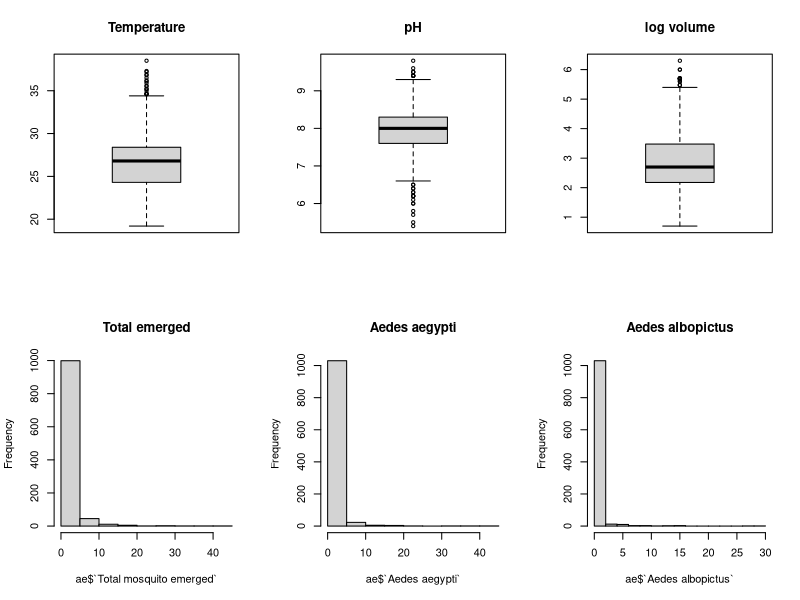
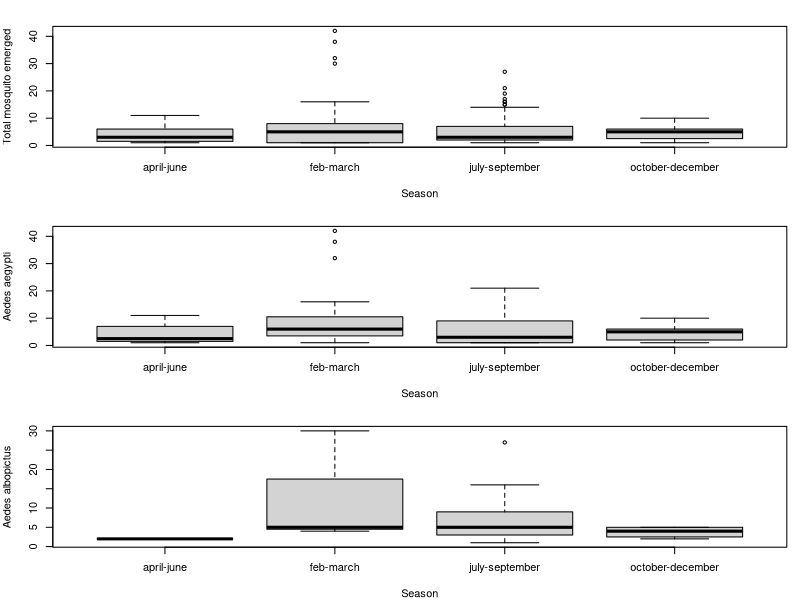
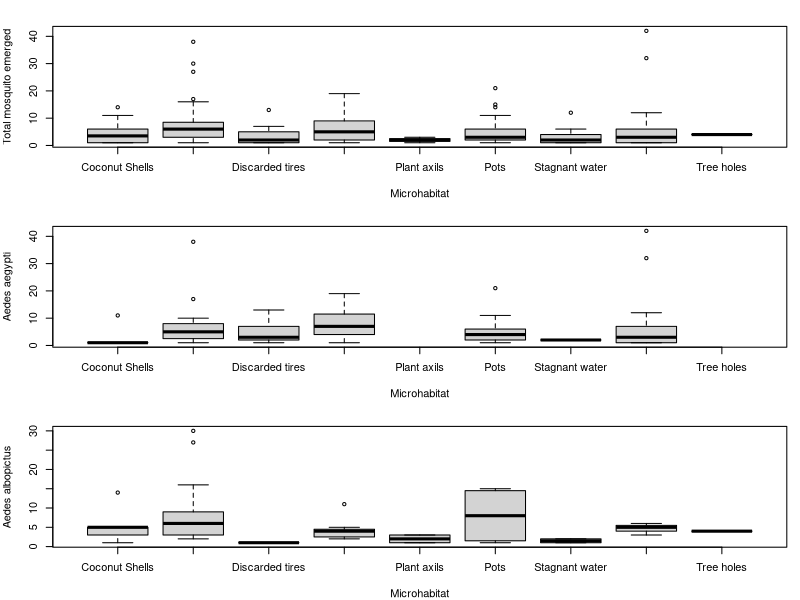
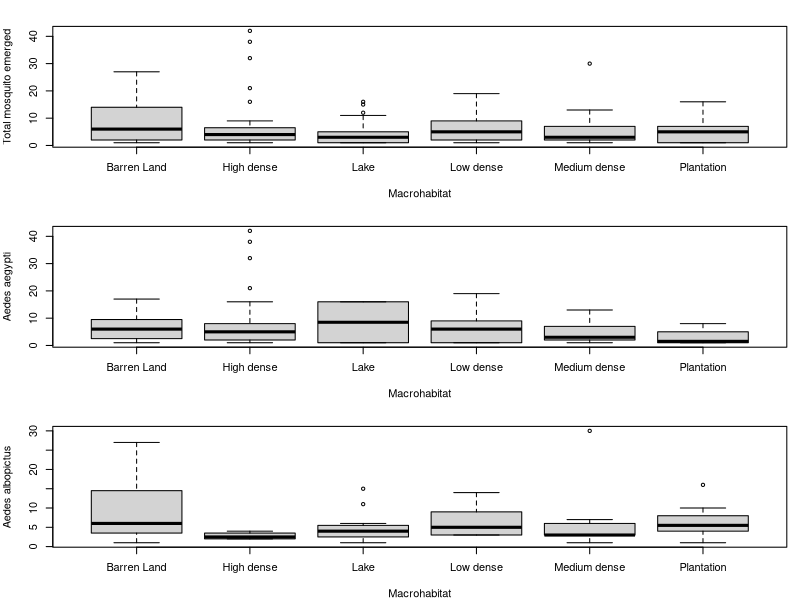
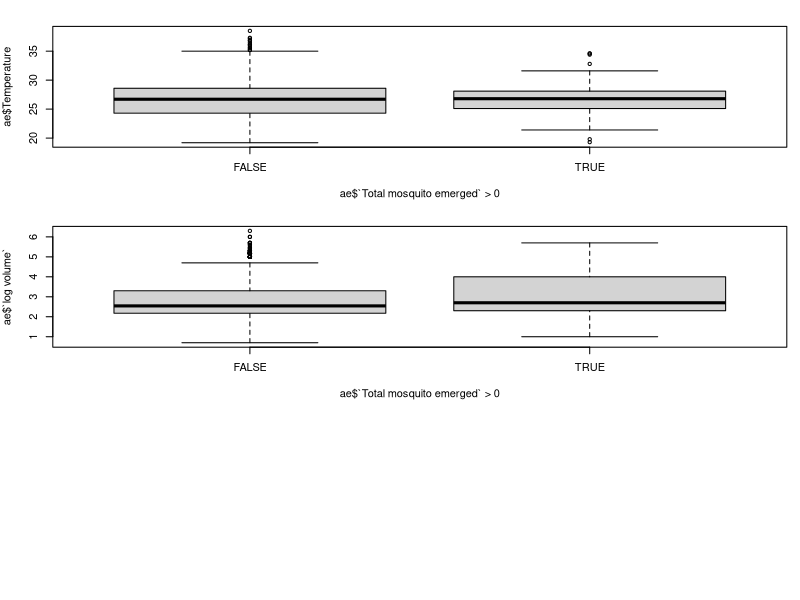
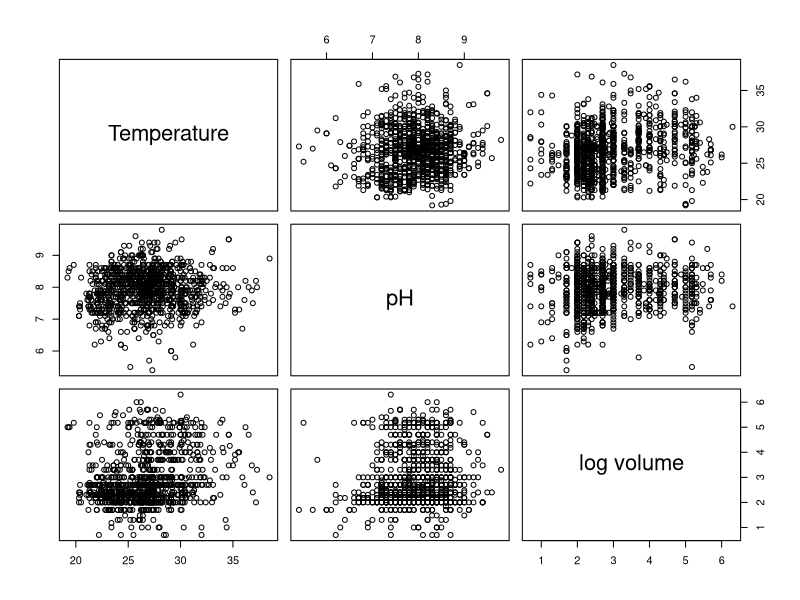
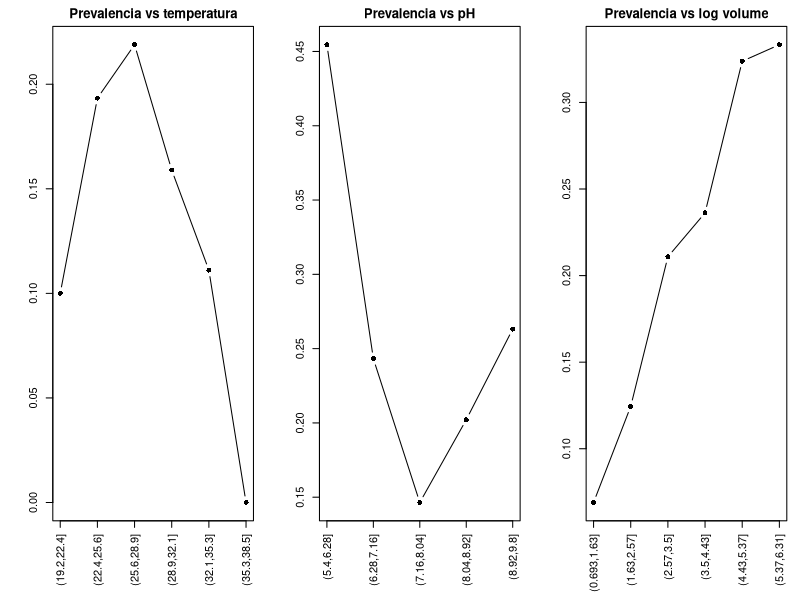
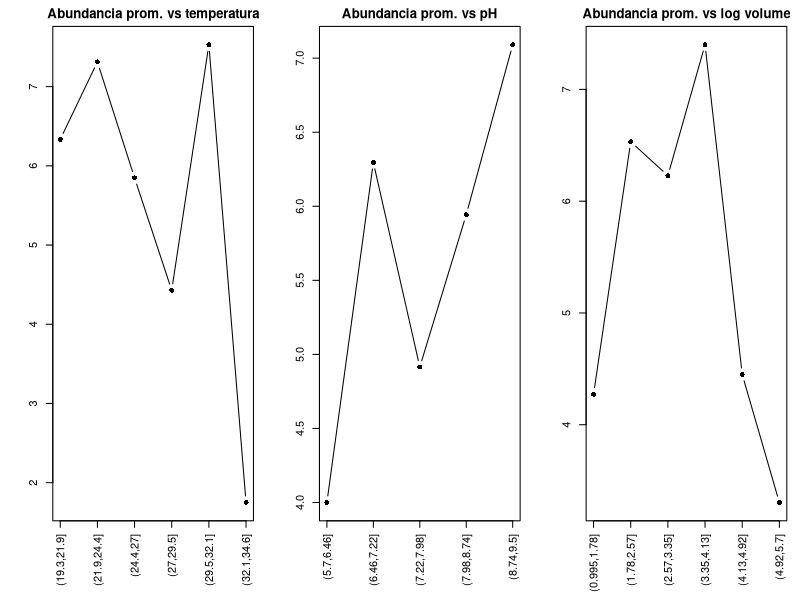

Write R code to recreate these figures, in order.
## ---- chunk 1
library(readxl)
library(car)

datos <- read_excel("aedes_data.xlsx")
dim(datos)
## ---- chunk 2
# Nos quedamos solamente con los criaderos activos (log volume >0)
# y los datos longitudinales (Grid_type == Index)

seleccion = datos$`log volume` > 0 & datos$Grid_type == "Index"
datos_clean <- datos[seleccion, ]

ae <- datos_clean[, c(
  "Prevalence",
  "Total mosquito emerged",
  "Aedes aegypti",
  "Aedes albopictus",
  "Season",
  "Macrohabitat",
  "Microhabitat",
  "Temperature",
  "pH",
  "log volume",
  "Grid_no",
  "Latititude",
  "Longitude"
)]

# Convertimos las variables categorias en factor
ae$Season <- as.factor(ae$Season)
ae$Macrohabitat <- as.factor(ae$Macrohabitat)
ae$Microhabitat <- as.factor(ae$Microhabitat)
ae$Prevalence <- factor(ae$Prevalence, levels = c(0,1))

dim(ae)
str(ae)
## ---- chunk 3
par(mfrow = c(2,3))
boxplot(ae$Temperature, main = "Temperature")
boxplot(ae$pH, main = "pH")
boxplot(ae$`log volume`, main = "log volume")

# Calculamos proporcion de ceros

cat("Total mosquito emerged: ")
mean(ae$`Total mosquito emerged` == 0)
cat("Aedes aegypti: ")
mean(ae$`Aedes aegypti` == 0)
cat("Aedes albopictus: ")
mean(ae$`Aedes albopictus` == 0)

# Analizamos los histogramas de las variables de abundancia

hist(ae$`Total mosquito emerged`, main="Total emerged")
hist(ae$`Aedes aegypti`, main="Aedes aegypti")
hist(ae$`Aedes albopictus`, main="Aedes albopictus")

## ---- chunk 4
ae_tot <- ae[ae$`Total mosquito emerged` > 0, ]
ae_aeg <- ae[ae$`Aedes aegypti` > 0, ]
ae_albo <- ae[ae$`Aedes albopictus` > 0, ]

par(mfrow = c(3,1), mar=c(4,4,2,1))
boxplot(`Total mosquito emerged` ~ Season, data=ae_tot)
boxplot(`Aedes aegypti` ~ Season, data=ae_aeg)
boxplot(`Aedes albopictus` ~ Season, data=ae_albo)


par(mfrow = c(3,1), mar=c(4,4,2,1))
boxplot(`Total mosquito emerged` ~ Microhabitat, data = ae_tot)
boxplot(`Aedes aegypti` ~ Microhabitat, data = ae_aeg)
boxplot(`Aedes albopictus` ~ Microhabitat, data = ae_albo)

par(mfrow = c(3,1), mar=c(4,4,2,1))
boxplot(`Total mosquito emerged` ~ Macrohabitat, data = ae_tot)
boxplot(`Aedes aegypti` ~ Macrohabitat, data = ae_aeg)
boxplot(`Aedes albopictus` ~ Macrohabitat, data = ae_albo)

## ---- chunk 5
# Proporción de ceros

cat("Proporción en Total mosquito emerged: ")
mean(ae$`Total mosquito emerged` == 0)

cat("Proporción en Aedes aegypti: ")
mean(ae$`Aedes aegypti` == 0)

cat("Proporcion en Aedes albopictus: ")
mean(ae$`Aedes albopictus` == 0)

# Total mosquito emerged: 83%
# Aedes aegypti: 92%
# Aedes albopictus: 95%

boxplot(ae$Temperature ~ (ae$`Total mosquito emerged` > 0))
boxplot(ae$`log volume` ~ (ae$`Total mosquito emerged` > 0))
## ---- chunk 6
num_vars <- ae[, c("Temperature", "pH", "log volume")]
cor(num_vars)

pairs(num_vars)

# VIF
modelo <- lm(`Total mosquito emerged` ~ Temperature + pH + `log volume`, data = ae)
vif(modelo)
## ---- chunk 7
# Analisis de Prevalence

temp_bin <- cut(ae$Temperature, breaks = 6)

prop_pres <- tapply(ae$Prevalence == 1, temp_bin, mean)

par(mfrow = c(1,3), mar = c(6,4,2,1))
plot(prop_pres, type = "b", pch = 16,
     main = "Prevalencia vs temperatura",
     ylab = "",
     xlab = "",
     xaxt = "n")

axis(1, at = 1:length(prop_pres), labels = names(prop_pres), las = 2)


ph_bin <- cut(ae$pH, breaks = 5)

prop_ph <- tapply(ae$Prevalence == 1, ph_bin, mean)

plot(prop_ph, type = "b", pch = 16,
     main = "Prevalencia vs pH",
     ylab = "",
     xlab = "",
     xaxt = "n")

axis(1, at = 1:length(prop_ph), labels = names(prop_ph), las = 2)

vol_bin <- cut(ae$`log volume`, breaks = 6)

prop_vol <- tapply(ae$Prevalence == 1, vol_bin, mean)

plot(prop_vol, type = "b", pch = 16,
     main = "Prevalencia vs log volume",
     ylab = "",
     xlab = "",
     xaxt = "n")

axis(1, at = 1:length(prop_vol), labels = names(prop_vol), las = 2)


# Analizamos la abundancia (criaderos con mosquitos)

ae_pos <- ae[ae$`Total mosquito emerged` > 0, ]

# crear intervalos
temp_bin <- cut(ae_pos$Temperature, breaks = 6)

# promedio por intervalo
prom_temp <- tapply(ae_pos$`Total mosquito emerged`, temp_bin, mean)

par(mfrow = c(1,3), mar = c(6,4,2,1))

# graficar
plot(prom_temp, type = "b", pch = 16,
     main = "Abundancia prom. vs temperatura",
     xlab = "",
     ylab = "",
     xaxt = "n")

# agregar etiquetas del eje X
axis(1, at = 1:length(prom_temp), labels = names(prom_temp), las = 2)

ph_bin <- cut(ae_pos$pH, breaks = 5)
prom_ph <- tapply(ae_pos$`Total mosquito emerged`, ph_bin, mean)

plot(prom_ph, type = "b", pch = 16,
     main = "Abundancia prom. vs pH",
     xlab = "",
     ylab = "",
     xaxt = "n")

axis(1, at = 1:length(prom_ph), labels = names(prom_ph), las = 2)

vol_bin <- cut(ae_pos$`log volume`, breaks = 6)
prom_vol <- tapply(ae_pos$`Total mosquito emerged`, vol_bin, mean)

plot(prom_vol, type = "b", pch = 16,
     main = "Abundancia prom. vs log volume",
     xlab = "",
     ylab = "",
     xaxt = "n")

axis(1, at = 1:length(prom_vol), labels = names(prom_vol), las = 2)


# Analizamos la abundancia de Aedes aegyptu

ae_pos <- ae[ae$`Aedes aegypti` > 0, ]

# crear intervalos
temp_bin <- cut(ae_pos$Temperature, breaks = 6)

# promedio por intervalo
prom_temp <- tapply(ae_pos$`Aedes aegypti`, temp_bin, mean)

par(mfrow = c(1,3), mar = c(6,4,2,1))

# graficar
plot(prom_temp, type = "b", pch = 16,
     main = "aegypti promedio vs temperatura",
     xlab = "",
     ylab = "",
     xaxt = "n")

# agregar etiquetas del eje X
axis(1, at = 1:length(prom_temp), labels = names(prom_temp), las = 2)

ph_bin <- cut(ae_pos$pH, breaks = 5)
prom_ph <- tapply(ae_pos$`Aedes aegypti`, ph_bin, mean)

plot(prom_ph, type = "b", pch = 16,
     main = "aegypti promedio vs pH",
     xlab = "",
     ylab = "",
     xaxt = "n")

axis(1, at = 1:length(prom_ph), labels = names(prom_ph), las = 2)

vol_bin <- cut(ae_pos$`log volume`, breaks = 6)
prom_vol <- tapply(ae_pos$`Aedes aegypti`, vol_bin, mean)

plot(prom_vol, type = "b", pch = 16,
     main = "aegypti promedio vs log volume",
     xlab = "",
     ylab = "",
     xaxt = "n")

axis(1, at = 1:length(prom_vol), labels = names(prom_vol), las = 2)


# Analizamos la abundancia de Aedes albopictus

ae_pos <- ae[ae$`Aedes albopictus` > 0, ]

# crear intervalos
temp_bin <- cut(ae_pos$Temperature, breaks = 6)

# promedio por intervalo
prom_temp <- tapply(ae_pos$`Aedes albopictus`, temp_bin, mean)

par(mfrow = c(1,3), mar = c(6,4,2,1))

# graficar
plot(prom_temp, type = "b", pch = 16,
     main = "albopictus promedio vs temperatura",
     xlab = "",
     ylab = "",
     xaxt = "n")

# agregar etiquetas del eje X
axis(1, at = 1:length(prom_temp), labels = names(prom_temp), las = 2)

ph_bin <- cut(ae_pos$pH, breaks = 5)
prom_ph <- tapply(ae_pos$`Aedes albopictus`, ph_bin, mean)

plot(prom_ph, type = "b", pch = 16,
     main = "albopictus promedio vs pH",
     xlab = "",
     ylab = "",
     xaxt = "n")

axis(1, at = 1:length(prom_ph), labels = names(prom_ph), las = 2)

vol_bin <- cut(ae_pos$`log volume`, breaks = 6)
prom_vol <- tapply(ae_pos$`Aedes albopictus`, vol_bin, mean)

plot(prom_vol, type = "b", pch = 16,
     main = "albopictus promedio vs log volume",
     xlab = "",
     ylab = "",
     xaxt = "n")

axis(1, at = 1:length(prom_vol), labels = names(prom_vol), las = 2)



## ---- chunk 8
levels(ae$Season)
table(ae$Season)

ae$temp_grupo <- cut(ae$Temperature, breaks = 3)
table(ae$temp_grupo)

par(mfrow = c(2,2), mar = c(6,4,2,1))
boxplot(ae$`Total mosquito emerged` ~ ae$temp_grupo,
        subset = ae$Season == "feb-march",
        main = "january-march",
        xlab = "Temperature",
        ylab = "Abundancia")

boxplot(ae$`Total mosquito emerged` ~ ae$temp_grupo,
        subset = ae$Season == "april-june",
        main = "april-june",
        xlab = "Temperature",
        ylab = "Abundancia")

boxplot(ae$`Total mosquito emerged` ~ ae$temp_grupo,
        subset = ae$Season == "july-september",
        main = "july-september",
        xlab = "Temperature",
        ylab = "Abundancia")

boxplot(ae$`Total mosquito emerged` ~ ae$temp_grupo,
        subset = ae$Season == "october-december",
        main = "october-december",
        xlab = "Temperature",
        ylab = "Abundancia")
